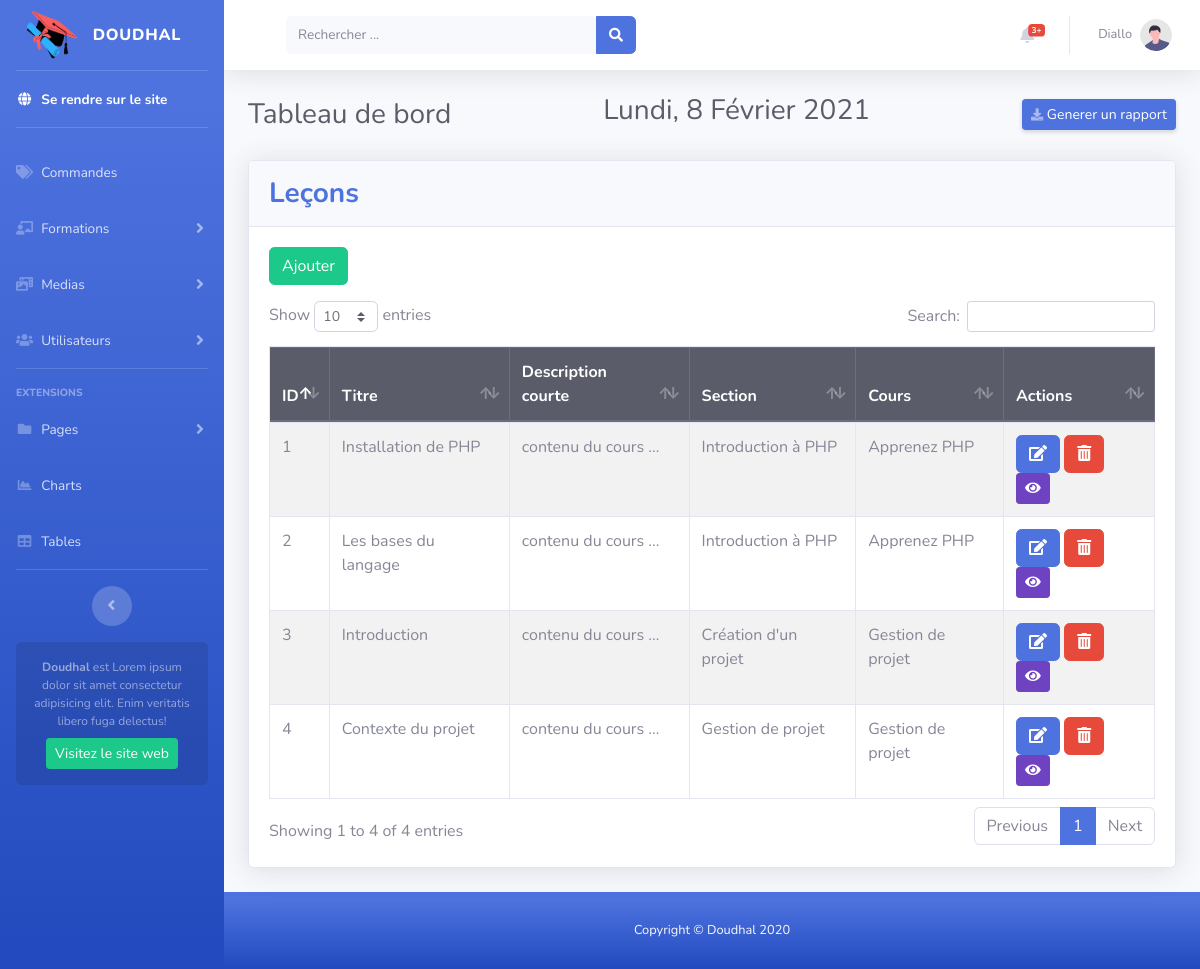
/admin.php?p=lessons.index (signed in), run on the app's committed database.
### tables this page shows
CREATE TABLE `lessons` (
  `id` int(11) NOT NULL,
  `title` varchar(255) DEFAULT NULL,
  `content` text DEFAULT NULL,
  `section_id` int(11) DEFAULT NULL
);

CREATE TABLE `sections` (
  `id` int(11) NOT NULL,
  `title` varchar(255) DEFAULT NULL,
  `description` text DEFAULT NULL,
  `course_id` int(11) DEFAULT NULL
);

CREATE TABLE `courses` (
  `id` int(11) NOT NULL,
  `title` varchar(255) DEFAULT NULL,
  `description` text NOT NULL,
  `price` double DEFAULT NULL,
  `creation_date` date DEFAULT NULL,
  `duration` time DEFAULT NULL,
  `picture` varchar(255) NOT NULL,
  `category_id` int(11) DEFAULT NULL,
  `user_id` int(11) DEFAULT NULL
);

### app/Autoloader.php (called while the page is built, shortened)
<?php
class Autoloader {
    static function autoload($class){
        if(strpos($class, __NAMESPACE__.'\\') === 0){
            $class = str_replace(__NAMESPACE__.'\\', '', $class);
            $class = str_replace('\\', '/', $class);
        }
    }
}
?>

### app/App.php (called while the page is built, shortened)
<?php
class App{
    private static $database;
    public static function getDatabase(){
        if(self::$database === null){
            self::$database = new Database(self::DB_NAME, self::DB_USER, self::DB_PASSWORD, self::DB_HOST);
        }
        return self::$database;
    }
}

### app/Database.php (called while the page is built, shortened)
<?php
class Database{
    private $db_host;
    private $db_name;
    private $db_user;
    private $db_password;
    private $pdo;
    public function __construct($db_name, $db_user='admin', $db_password='admin',  $db_host='localhost'){
        $this->db_host = $db_host;
        $this->db_name = $db_name;
        $this->db_user = $db_user;
        $this->db_password = $db_password;
    }
    private function getPDO(){
        if($this->pdo === null){
            $pdo = new PDO("mysql:hostname={$this->db_host};dbname={$this->db_name}", $this->db_user, $this->db_password);
            $pdo->setAttribute(PDO::ATTR_ERRMODE, PDO::ERRMODE_EXCEPTION);
            $this->pdo = $pdo;
        }
        return $this->pdo;
    }
    public function query($statement, $class_name=null, $one='false'){
        $requete = $this->getPDO()->query($statement);
        if($class_name === null){
            $requete->setFetchMode(PDO::FETCH_OBJ);
        }else {
            $requete->setFetchMode(PDO::FETCH_CLASS, $class_name);
        }
        if($one){
            $data = $requete->fetch();
        }else{
            $data = $requete->fetchAll();
        }
        return $data;
    }
}

### app/Table/Table.php (called while the page is built, shortened)
<?php
class Table {
    public static function query($statement, $attributes=null, $one=false){
        if($attributes){
            return App::getDatabase()->prepare($statement, $attributes, get_called_class(), $one);
        }else{
            return App::getDatabase()->query($statement, get_called_class(), $one);
        }
    }
    public function __get($key){
        $method = 'get'.ucfirst($key);
        $this->$key = $this->$method();
        return $this->$key;
    }
}

### pages/admin/lessons/index.php (the view, shortened to what this page needs)
<?php
$lessons = Lesson::getAll();
?>
<div class="card shadow mb-4">
    <div class="card-header py-3">
        <h3 class="m-0 font-weight-bold text-primary">Leçons</h3>
    </div>
    <div class="card-body">
        <div class="table-responsive">
            <p><a href="?p=lessons.add" class="btn btn-success">Ajouter</a></p>
            <table class="table table-bordered table-striped" id="dataTable">
                <thead class="thead-dark">
                    <th>ID</th>
                    <th>Titre</th>
                    <th>Description courte</th>
                    <th>Section</th>
                    <th>Cours</th>
                    <th>Actions</th>
                </thead>
                <tbody>
                    <?php foreach($lessons as $lesson): ?>
                    <tr>
                        <td><?= $lesson->id ?></td>
                        <td><?= $lesson->title ?></td>
                        <td><?= $lesson->extract ?></td>
                        <td><?= $lesson->section ?></td>
                        <td><?= $lesson->course ?></td>
                        <td >
                            <a href="?p=lessons.edit&id=<?= $lesson->id ?>" class="btn btn-primary"><i class="fas fa-edit"></i></a>
                            <form action="?p=lessons.delete" method="POST" class="d-inline">
                                <button type="submit" class="btn btn-danger"><i class="fas fa-trash-alt"></i></button>
                            </form>
                            <a href="?p=lessons.show&id=<?= $lesson->id ?>" class="btn btn-sm btn-purple"><i class="fas fa-eye"></i></a>
                        </td>
                    </tr>
                    <?php endforeach; ?>
                </tbody>
            </table>
        </div>
    </div>
</div>

### app/Table/Lesson.php (shortened to what this page needs)
<?php
class Lesson extends Table{
    public static function getAll(){
        return self::query(
            "SELECT ls.id as id, ls.title as title, ls.content as content,
            st.title as section, crs.title as course
            FROM lessons ls
            LEFT JOIN sections st
            ON ls.section_id = st.id
            LEFT JOIN courses crs
            ON st.course_id = crs.id
            ORDER BY ls.id"
        );
    }
    public function getExtract(){
        $html = '<p>'.substr($this->content, 0, 120).' ...</p>';
        return $html;
    }
}

### data on the page
lessons: id "1", title "Installation de PHP", content "contenu du cours", section.title "Introduction à PHP", courses.title "Apprenez PHP"
lessons: id "2", title "Les bases du langage", content "contenu du cours", section.title "Introduction à PHP", courses.title "Apprenez PHP"
lessons: id "3", title "Introduction", content "contenu du cours", section.title "Création d'un projet", courses.title "Gestion de projet"
lessons: id "4", title "Contexte du projet", content "contenu du cours", section.title "Gestion de projet", courses.title "Gestion de projet"

### other printed values
$_SESSION['user_name'] "Diallo"
